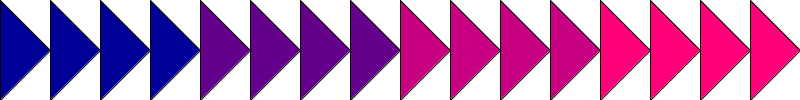
Frame 1 (no input)
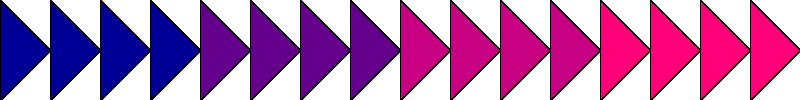
Frame 60 (the mouse pressed at the canvas centre just before this capture)
Frame 120 (the mouse held since frame 60 and released just before this capture): identical to frame 60, image omitted

The Processing sketch that drew these frames (run headless with seeded random() and noise(); from frame 60 on, the mouse is pressed at the canvas centre):

// Processing sketch: lab8a_resub
// ── lab8a_resub.pde
//Henry Wrede Black
//strip of 16 flying geese with varying color pattern

void setup() {
  size(800, 100);
  background(255);
}
void draw() {
  for (int r = 0, b = 150, x = 0; x < (height/2)*16; r += 100, b += -10) {
    fill(r, 0, b);
    for (int count = 0; count < 4; x += height/2, count ++) {
      triangle(x, 0, x, height, x+height/2, height/2);
    }
  }
}
